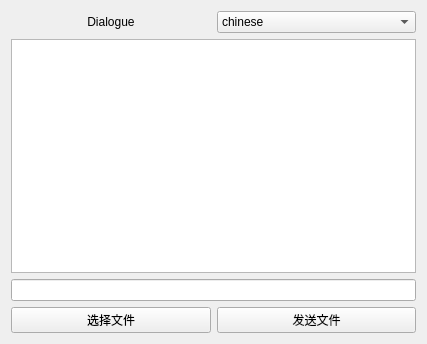
<?xml version="1.0" encoding="UTF-8"?>
<ui version="4.0">
 <class>Server</class>
 <widget class="QWidget" name="Server">
  <property name="geometry">
   <rect>
    <x>0</x>
    <y>0</y>
    <width>427</width>
    <height>344</height>
   </rect>
  </property>
  <property name="windowTitle">
   <string>Server</string>
  </property>
  <layout class="QGridLayout" name="gridLayout_2">
   <item row="0" column="0">
    <widget class="QLabel" name="label">
     <property name="contextMenuPolicy">
      <enum>Qt::CustomContextMenu</enum>
     </property>
     <property name="layoutDirection">
      <enum>Qt::LeftToRight</enum>
     </property>
     <property name="text">
      <string>Dialogue</string>
     </property>
     <property name="textFormat">
      <enum>Qt::PlainText</enum>
     </property>
     <property name="alignment">
      <set>Qt::AlignCenter</set>
     </property>
    </widget>
   </item>
   <item row="0" column="1">
    <widget class="QComboBox" name="comboBox">
     <item>
      <property name="text">
       <string>chinese</string>
      </property>
     </item>
     <item>
      <property name="text">
       <string>english</string>
      </property>
     </item>
    </widget>
   </item>
   <item row="1" column="0" colspan="2">
    <layout class="QGridLayout" name="gridLayout">
     <item row="0" column="0" colspan="2">
      <widget class="QListWidget" name="listWidget"/>
     </item>
     <item row="1" column="0" colspan="2">
      <widget class="QLineEdit" name="lineEdit_3"/>
     </item>
     <item row="2" column="0">
      <widget class="QPushButton" name="pushButton">
       <property name="text">
        <string>选择文件</string>
       </property>
      </widget>
     </item>
     <item row="2" column="1">
      <widget class="QPushButton" name="pushButton_2">
       <property name="text">
        <string>发送文件</string>
       </property>
      </widget>
     </item>
    </layout>
   </item>
  </layout>
 </widget>
 <resources/>
 <connections/>
</ui>
